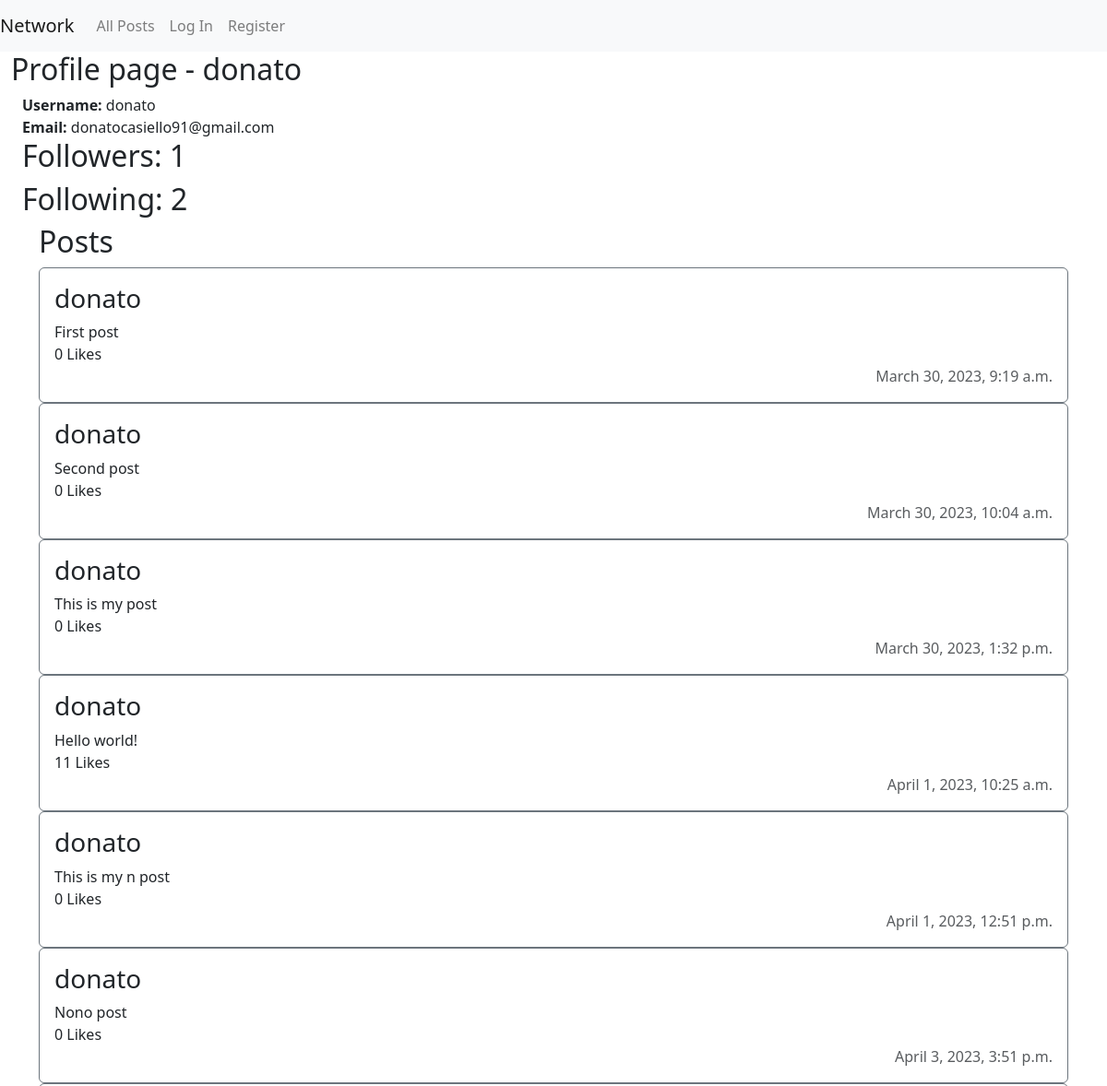
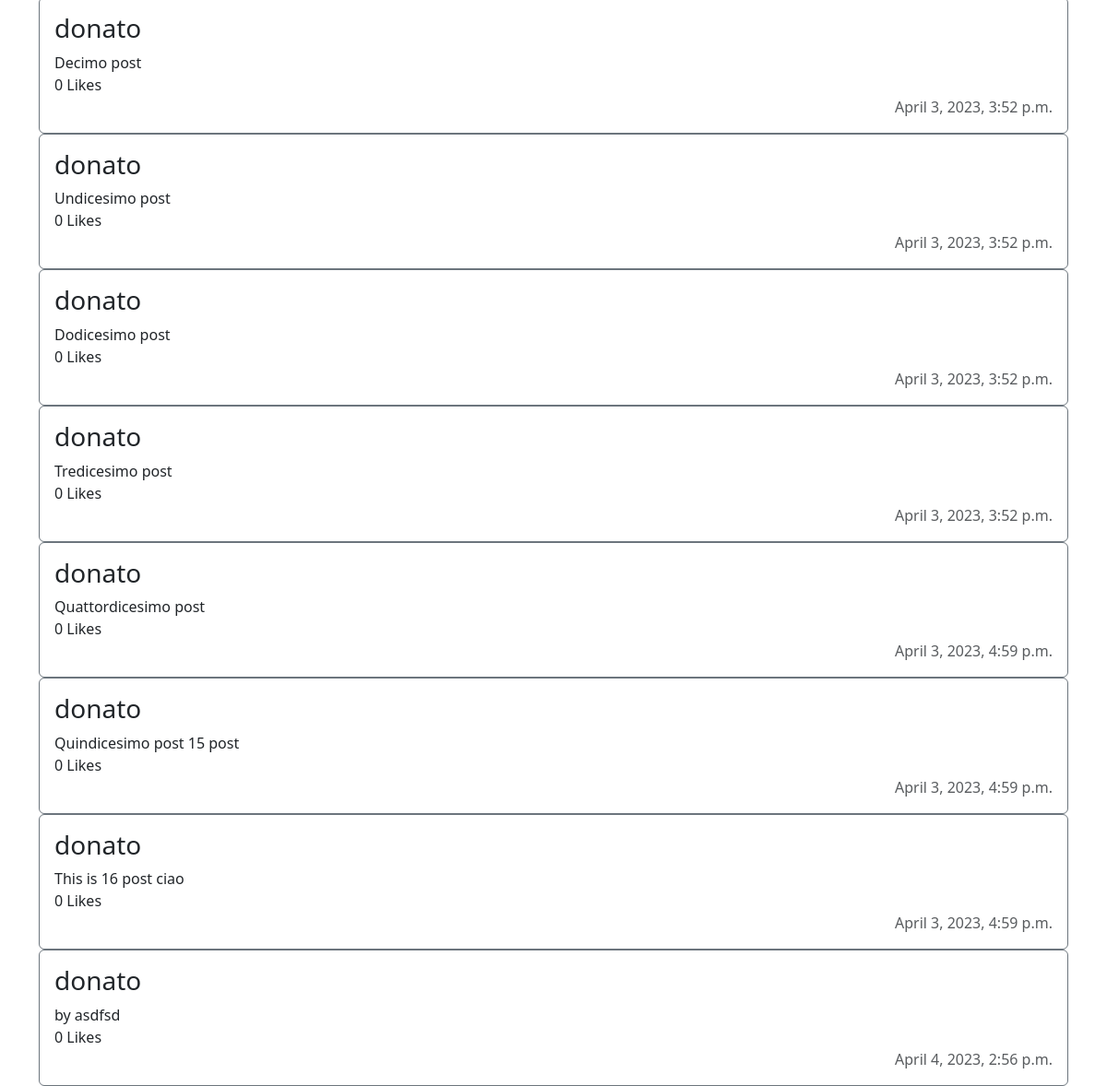
/profile/donato, run on the app's committed database (2 pictures, top to bottom).
### network/models.py (models this page shows, shortened)
class User(AbstractUser):
    pass

class Post(models.Model):
    user_id = models.ForeignKey(User, on_delete=models.CASCADE)
    content = models.TextField(max_length=280)
    n_likes = models.BigIntegerField(default=0)
    datetime = models.DateTimeField(auto_now_add=True)

### network/views.py (the view)
# urls.py: path("profile/<str:username>", views.profile, name="profile"),
def profile(request, username):
    user_profile = User.objects.get(username=username)
    user_profile_posts = Post.objects.filter(user_id=user_profile)
    followers_count = Follower.objects.filter(following=user_profile).count()
    following_count = Follower.objects.filter(user=user_profile).count()
    if request.user.is_authenticated:
        user = User.objects.get(id=request.user.id) # User who is signed in
        user_following = Follower.objects.filter(user=user)
        is_following = False
        for i in user_following:
            if i.following == user_profile:
                is_following = True
                break
            else:
                is_following = False
        context = {"user_profile_posts": user_profile_posts,
                "user_profile":user_profile,
                "user":user,
                "is_following":is_following,
                "followers_count":followers_count,
                "following_count":following_count}
        return render(request, "network/profile.html", context)
    else:
        context = {"user_profile_posts": user_profile_posts,
                "user_profile":user_profile,
                "followers_count":followers_count,
                "following_count":following_count}
        return render(request, "network/profile.html", context)

### network/templates/network/profile.html (shortened to what this page needs)
{% extends 'network/layout.html' %}
{% block body %}
<div class="container-fluid">
    <h2>Profile page - {{ user_profile.username }}</h2>
    <div class="container-fluid row justify-content-evenly">
            <div class="col">
                <div class="d-flex flex-column">
                    <span><strong>Username: </strong>{{ user_profile.username }}</span>
                    <span><strong>Email: </strong>{{ user_profile.email }}</span>
                </div>
            </div>
            <div class="col">
            </div>
    </div>
    <div class="container row">
        <div class="col">
            <h2>Followers: <span id="followers-count">{{ followers_count }}</span></h2>
        </div>
        <div class="row">
            <h2>Following: <span id="following-count">{{ following_count }}</span></h2>
        </div>
    </div>
    <div class="container d-flex flex-column" id="posts">
        <div>
            <h2>Posts</h2>
        </div>
        {% for post in user_profile_posts %}
        <div class="d-flex flex-column border border-secondary rounded p-3">
            <h3>{{ post.user_id }}</h3>
            <span>{{ post.content }}</span>
            <span>{{ post.n_likes}} Likes</span>
            <span class="text-right text-muted">{{ post.datetime }}</span>
        </div>
        {% endfor %}
    </div>
</div>
{% endblock %}

### network/static/network/styles.css (style rules this page uses)
.border { border: 1px solid; border-collapse: collapse !important; border-radius: 25%; }

### data on the page
User: username "donato", email "donatocasiello91@gmail.com"
Post: user_id "donato", content "First post", n_likes "0", datetime "March 30, 2023, 9:19 a.m."
Post: user_id "donato", content "Second post", n_likes "0", datetime "March 30, 2023, 10:04 a.m."
Post: user_id "donato", content "This is my post", n_likes "0", datetime "March 30, 2023, 1:32 p.m."
Post: user_id "donato", content "Hello world!", n_likes "11", datetime "April 1, 2023, 10:25 a.m."
Post: user_id "donato", content "This is my n post", n_likes "0", datetime "April 1, 2023, 12:51 p.m."
Post: user_id "donato", content "Nono post", n_likes "0", datetime "April 3, 2023, 3:51 p.m."
Post: user_id "donato", content "Decimo post", n_likes "0", datetime "April 3, 2023, 3:52 p.m."
Post: user_id "donato", content "Undicesimo post", n_likes "0", datetime "April 3, 2023, 3:52 p.m."
Post: user_id "donato", content "Dodicesimo post", n_likes "0", datetime "April 3, 2023, 3:52 p.m."
Post: user_id "donato", content "Tredicesimo post", n_likes "0", datetime "April 3, 2023, 3:52 p.m."
Post: user_id "donato", content "Quattordicesimo post", n_likes "0", datetime "April 3, 2023, 4:59 p.m."
Post: user_id "donato", content "Quindicesimo post 15 post", n_likes "0", datetime "April 3, 2023, 4:59 p.m."
Post: user_id "donato", content "This is 16 post ciao", n_likes "0", datetime "April 3, 2023, 4:59 p.m."
Post: user_id "donato", content "by asdfsd", n_likes "0", datetime "April 4, 2023, 2:56 p.m."

### other printed values
{{ followers_count }} "1"
{{ following_count }} "2"
